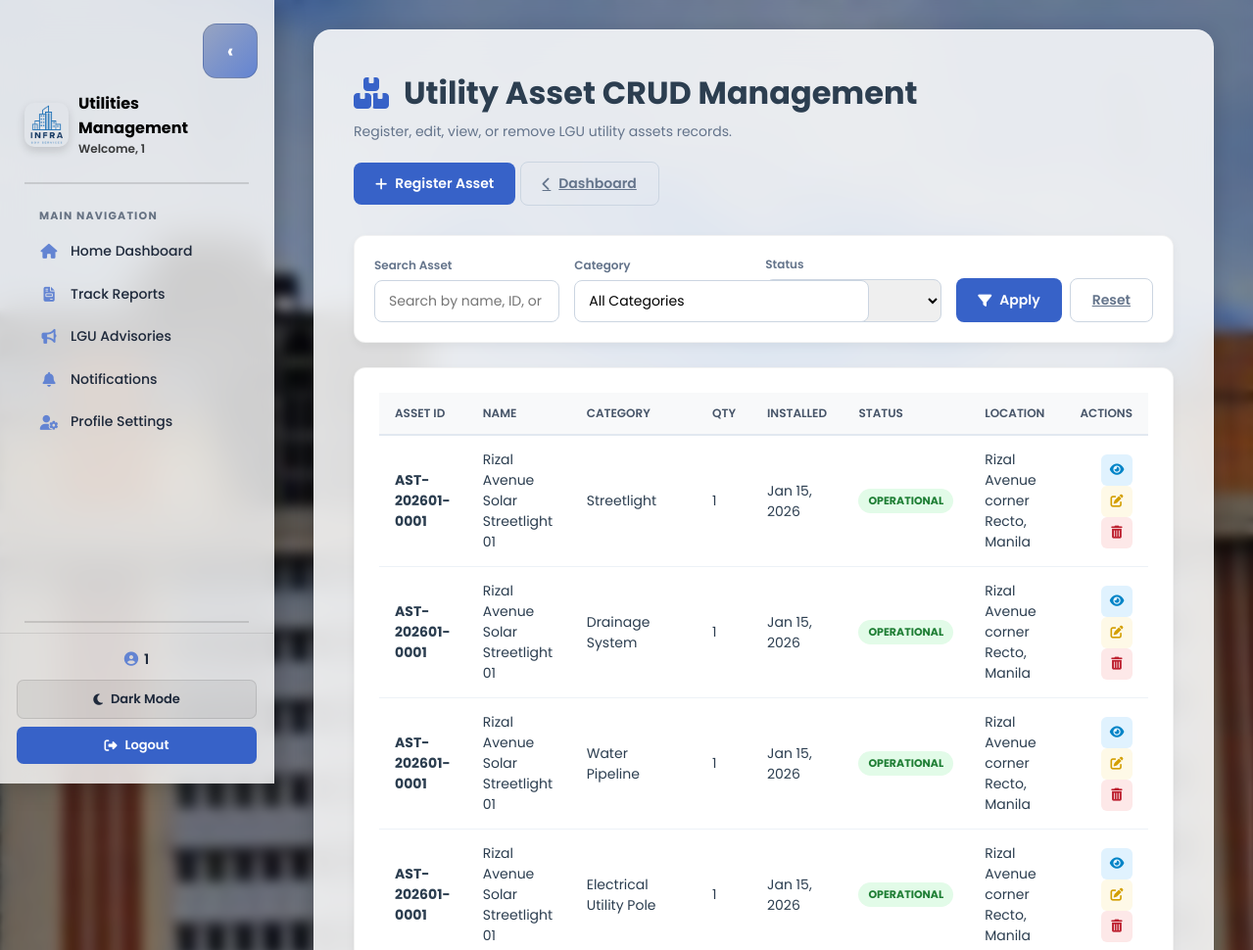
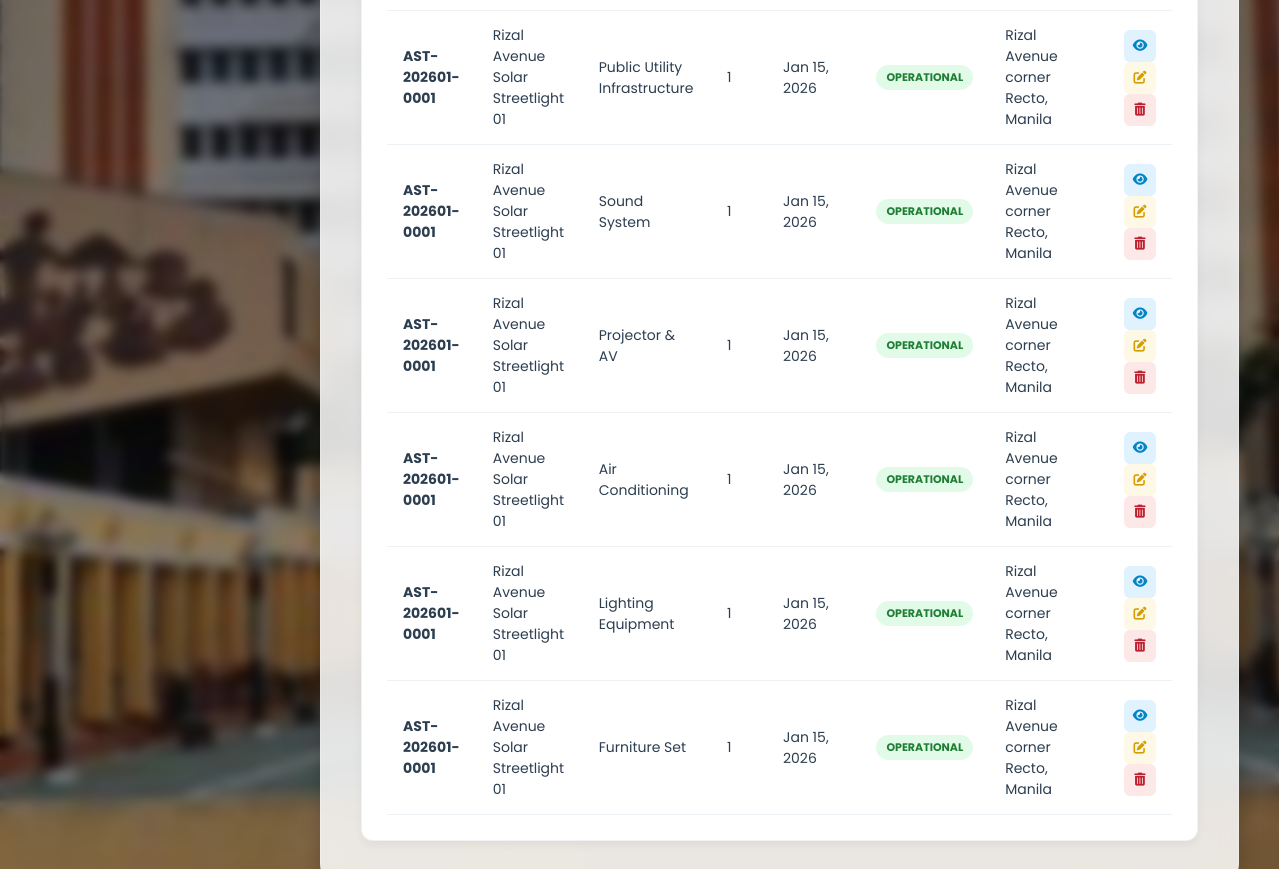
/assets_crud.php (signed in), run on the app's committed database (2 pictures, top to bottom).
### tables this page shows
CREATE TABLE `utility_assets` (
  `id` int(11) NOT NULL,
  `asset_id` varchar(50) NOT NULL,
  `name` varchar(100) NOT NULL,
  `asset_type_id` int(11) NOT NULL,
  `quantity` int(11) NOT NULL DEFAULT 1,
  `location` text NOT NULL,
  `latitude` decimal(10,8) DEFAULT NULL,
  `longitude` decimal(11,8) DEFAULT NULL,
  `date_installed` date NOT NULL,
  `condition_status` enum('Operational','Needs Inspection','Damaged','Under Maintenance') NOT NULL DEFAULT 'Operational',
  `description` text DEFAULT NULL,
  `responsible_office` varchar(100) DEFAULT NULL,
  `created_at` timestamp NOT NULL DEFAULT current_timestamp(),
  `updated_at` timestamp NOT NULL DEFAULT current_timestamp() ON UPDATE current_timestamp()
);

### assets_crud.php (the view, shortened to what this page needs)
<?php
require_once 'includes/db.php';
$search = trim($_GET['search'] ?? '');
$limit = 10;
$page = !empty($_GET['page']) ? max(1, intval($_GET['page'])) : 1;
$offset = ($page - 1) * $limit;
$conditions = [];
$params = [];
$whereClause = !empty($conditions) ? 'WHERE ' . implode(' AND ', $conditions) : '';
$query = "
    SELECT a.*, t.name as type_name, img.image_path
    FROM utility_assets a
    JOIN asset_types t ON a.asset_type_id = t.id
    LEFT JOIN (
        SELECT utility_asset_id, MAX(image_path) as image_path
        FROM asset_images
        GROUP BY utility_asset_id
    ) img ON a.id = img.utility_asset_id
    $whereClause
    ORDER BY a.asset_id ASC
    LIMIT $limit OFFSET $offset
";
$stmt = $pdo->prepare($query);
$stmt->execute($params);
$assetsList = $stmt->fetchAll();
?>
<!DOCTYPE html>
<html lang="en">
<head>
    <link rel="stylesheet" href="https://cdnjs.cloudflare.com/ajax/libs/font-awesome/6.4.0/css/all.min.css">
</head>
<body>
<?php include 'includes/utilities_sidebar.php'; ?>
<main class="main-content" id="mainContent">
    <div class="card">
        <div class="dashboard-header">
            <div>
                <h1><i class="fas fa-boxes"></i> Utility Asset CRUD Management</h1>
                <p style="color: #64748b; font-size: 14px; margin-top: 5px;">Register, edit, view, or remove LGU utility assets records.</p>
            </div>
            <div>
                <button class="btn btn-primary" onclick="openAddModal()"><i class="fas fa-plus"></i> Register Asset</button>
                <a href="assets_dashboard.php" class="btn btn-outline"><i class="fas fa-chevron-left"></i> Dashboard</a>
            </div>
        </div>
        <form method="GET" class="filter-container">
            <div class="form-group" style="flex: 2;">
                <label>Search Asset</label>
                <input type="text" name="search" class="form-control" placeholder="Search by name, ID, or location..." value="<?php echo htmlspecialchars($search); ?>">
            </div>
            <div class="form-group" style="position:relative;">
                <label>Category</label>
                <?php
                $selectedCategoryName = 'All Categories';
                ?>
                <div class="custom-select-container">
                    <input type="text" id="category-search-input" class="form-control" placeholder="Search category..." autocomplete="off" value="<?php echo htmlspecialchars($selectedCategoryName); ?>">
                </div>
            </div>
            <div class="form-group">
                <label>Status</label>
            </div>
            <div style="display: flex; gap: 8px;">
                <button type="submit" class="btn btn-primary"><i class="fas fa-filter"></i> Apply</button>
                <a href="assets_crud.php" class="btn btn-outline">Reset</a>
            </div>
        </form>
        <div class="table-section">
            <div class="table-container">
                <table>
                    <thead>
                        <tr>
                            <th>Asset ID</th>
                            <th>Name</th>
                            <th>Category</th>
                            <th>Qty</th>
                            <th>Installed</th>
                            <th>Status</th>
                            <th>Location</th>
                            <th style="text-align: right;">Actions</th>
                        </tr>
                    </thead>
                    <tbody>
                        <?php if (empty($assetsList)): ?>
                            <tr><td colspan="8" style="text-align: center; padding: 30px; color: #64748b;">No assets found matching filters.</td></tr>
                        <?php else: ?>
                            <?php foreach ($assetsList as $asset): ?>
                            <tr>
                                <td><strong><?php echo htmlspecialchars($asset['asset_id']); ?></strong></td>
                                <td><?php echo htmlspecialchars($asset['name']); ?></td>
                                <td><?php echo htmlspecialchars($asset['type_name']); ?></td>
                                <td><?php echo htmlspecialchars($asset['quantity']); ?></td>
                                <td><?php echo date('M d, Y', strtotime($asset['date_installed'])); ?></td>
                                <td>
                                    <span class="badge badge-<?php echo strtolower(str_replace(' ', '', $asset['condition_status'])); ?>">
                                        <?php echo htmlspecialchars($asset['condition_status']); ?>
                                    </span>
                                </td>
                                <td><?php echo htmlspecialchars($asset['location']); ?></td>
                                <td style="text-align: right;">
                                    <button class="btn-icon btn-icon-view" onclick='viewAsset(<?php echo json_encode($asset); ?>)' title="View Details"><i class="fas fa-eye"></i></button>
                                    <button class="btn-icon btn-icon-edit" onclick='editAsset(<?php echo json_encode($asset); ?>)' title="Edit Asset"><i class="fas fa-edit"></i></button>
                                    <button class="btn-icon btn-icon-delete" onclick="confirmDelete(<?php echo $asset['id']; ?>, '<?php echo htmlspecialchars($asset['asset_id']); ?>')" title="Delete"><i class="fas fa-trash-alt"></i></button>
                                </td>
                            </tr>
                            <?php endforeach; ?>
                        <?php endif; ?>
                    </tbody>
                </table>
            </div>
        </div>
    </div>
</main>
</body>
</html>

### includes/utilities_sidebar.php (shortened to what this page needs)
<?php
$userName  = htmlspecialchars($_SESSION['user_name'] ?? '', ENT_QUOTES, 'UTF-8');
$userType  = $_SESSION['user_type'] ?? '';
$currentPage = basename($_SERVER['PHP_SELF']);
function sidebarActive(string $page, string $current): string {
    return $page === $current ? ' active' : '';
}
?>
<nav class="sidebar-nav" id="sidebar-nav" role="navigation" aria-label="Utilities Navigation">
    <div class="sidebar-top">
        <button class="collapse-btn" id="collapse-btn" aria-label="Toggle sidebar" aria-pressed="false">&#8249;</button>
        <div class="site-logo">
            <img src="assets/images/logocityhall.png" alt="LGU Logo">
            <div class="logo-text">
                <h3>Utilities Management</h3>
                <p>Welcome, <?php echo $userName; ?></p>
            </div>
        </div>
        <div class="sidebar-divider"></div>
        <ul class="nav-list">
            <li class="nav-section-header">MAIN NAVIGATION</li>
            <?php if ($userType === 'employee'): ?>
            <li>
                <a href="utilities_dashboard.php" class="nav-link<?php echo sidebarActive('utilities_dashboard.php', $currentPage); ?>">
                    <i class="fas fa-tachometer-alt"></i>
                    <span class="link-label">Dashboard</span>
                </a>
            </li>
            <li>
                <a href="assets_dashboard.php" class="nav-link<?php echo $currentPage === 'assets_dashboard.php' ? ' active' : ''; ?>">
                    <i class="fas fa-chart-line"></i>
                    <span class="link-label">Asset Dashboard</span>
                </a>
            </li>
            <li>
                <a href="assets_crud.php" class="nav-link<?php echo ($currentPage === 'assets_crud.php' || (strpos($currentPage, 'assets_') === 0 && $currentPage !== 'assets_dashboard.php')) ? ' active' : ''; ?>">
                    <i class="fas fa-warehouse"></i>
                    <span class="link-label">Asset Inventory</span>
                </a>
            </li>
            <li>
                <a href="incidents_dashboard.php" class="nav-link<?php echo (strpos($currentPage, 'incidents_') === 0) ? ' active' : ''; ?>">
                    <i class="fas fa-bullhorn"></i>
                    <span class="link-label">Incident Reports</span>
                </a>
            </li>
            <li>
                <a href="maintenance_dashboard.php" class="nav-link<?php echo (strpos($currentPage, 'maintenance_') === 0) ? ' active' : ''; ?>">
                    <i class="fas fa-tools"></i>
                    <span class="link-label">Maintenance Coordination</span>
                </a>
            </li>
            <li>
                <a href="planning_dashboard.php" class="nav-link<?php echo (strpos($currentPage, 'planning_') === 0) ? ' active' : ''; ?>">
                    <i class="fas fa-map-marked-alt"></i>
                    <span class="link-label">Utility Planning</span>
                </a>
            </li>
            <li>
                <a href="energy_dashboard.php" class="nav-link<?php echo (strpos($currentPage, 'energy_') === 0) ? ' active' : ''; ?>">
                    <i class="fas fa-bolt"></i>
                    <span class="link-label">Energy Management</span>
                </a>
            </li>
            <li>
                <a href="external_asset_requests.php" class="nav-link<?php echo sidebarActive('external_asset_requests.php', $currentPage); ?>">
                    <i class="fas fa-exchange-alt"></i>
                    <span class="link-label">CPRF Asset Requests</span>
                </a>
            </li>
            <?php else: ?>
            <li>
                <a href="citizen.php" class="nav-link<?php echo sidebarActive('citizen.php', $currentPage); ?>">
                    <i class="fas fa-home"></i>
                    <span class="link-label">Home Dashboard</span>
                </a>
            </li>
            <li>
                <a href="citizen_reports.php" class="nav-link<?php echo sidebarActive('citizen_reports.php', $currentPage); ?>">
                    <i class="fas fa-file-invoice"></i>
                    <span class="link-label">Track Reports</span>
                </a>
            </li>
            <li>
                <a href="citizen_advisories.php" class="nav-link<?php echo sidebarActive('citizen_advisories.php', $currentPage); ?>">
                    <i class="fas fa-bullhorn"></i>
                    <span class="link-label">LGU Advisories</span>
                </a>
            </li>
            <li>
                <a href="citizen_notifications.php" class="nav-link<?php echo sidebarActive('citizen_notifications.php', $currentPage); ?>">
                    <i class="fas fa-bell"></i>
                    <span class="link-label">Notifications</span>
                </a>
            </li>
            <li>
                <a href="citizen_profile.php" class="nav-link<?php echo sidebarActive('citizen_profile.php', $currentPage); ?>">
                    <i class="fas fa-user-cog"></i>
                    <span class="link-label">Profile Settings</span>
                </a>
            </li>
            <?php endif; ?>
        </ul>
    </div>
    <div>
        <div class="sidebar-divider"></div>
        <div class="user-info">
            <div class="user-welcome"><i class="fas fa-user-circle" style="margin-right:6px; color:#6384d2;"></i><?php echo $userName; ?></div>
            <button class="theme-toggle-btn" onclick="toggleTheme()" style="margin-bottom: 8px;">
                <i class="fas fa-moon" id="theme-toggle-icon"></i> <span id="theme-toggle-text">Dark Mode</span>
            </button>
            <button class="logout-btn" onclick="confirmLogout()">
                <i class="fas fa-sign-out-alt"></i> Logout
            </button>
        </div>
    </div>
</nav>

### assets_crud.php (style rules this page uses)
.custom-select-container { position: relative; width: 100%; }
* { margin: 0; padding: 0; box-sizing: border-box; font-family: 'Poppins', sans-serif; }
body { min-height: 100vh; display: flex; background: url("assets/images/cityhall.jpeg") center/cover no-repeat fixed; position: relative; }
body::before { content: ""; position: absolute; top: 0; left: 0; width: 100%; height: 100%; backdrop-filter: blur(6px); background: rgba(0, 0, 0, 0.35); z-index: 0; }
.main-content { flex: 1; margin-left: 280px; padding: 30px 40px; transition: margin-left 0.25s ease; z-index: 1; position: relative; }
.card { width: 100%; max-width: 1700px; background: rgba(255, 255, 255, 0.85); backdrop-filter: blur(15px); border-radius: 18px; padding: 40px; color: #000; box-shadow: 0 6px 20px rgba(0,0,0,0.2); border: 1px solid rgba(255,255,255,0.25); }
.dashboard-header { display: flex; justify-content: space-between; align-items: center; margin-bottom: 30px; flex-wrap: wrap; gap: 20px; }
.dashboard-header h1 { color: #2c3e50; font-size: 32px; font-weight: 700; display: flex; align-items: center; gap: 15px; }
.dashboard-header h1 i { color: #3762c8; }
.filter-container { background: white; padding: 20px; border-radius: 12px; box-shadow: 0 4px 10px rgba(0,0,0,0.05); margin-bottom: 25px; display: flex; gap: 15px; flex-wrap: wrap; align-items: flex-end; border: 1px solid rgba(0,0,0,0.05); }
.form-group { display: flex; flex-direction: column; gap: 6px; flex: 1; min-width: 180px; }
.form-group label { font-size: 12px; font-weight: 600; color: #64748b; }
.form-control { padding: 10px 14px; border-radius: 8px; border: 1px solid #cbd5e1; font-size: 14px; outline: none; transition: border 0.3s; }
.btn { padding: 11px 22px; border-radius: 8px; font-weight: 600; font-size: 14px; border: none; cursor: pointer; transition: all 0.3s ease; display: inline-flex; align-items: center; gap: 8px; }
.btn-primary { background: #3762c8; color: white; }
.btn-outline { background: transparent; border: 1px solid #cbd5e1; color: #64748b; }
.table-section { background: white; border-radius: 12px; padding: 25px; box-shadow: 0 4px 10px rgba(0,0,0,0.05); border: 1px solid rgba(0,0,0,0.05); }
.table-container { overflow-x: auto; width: 100%; }
table { width: 100%; border-collapse: collapse; text-align: left; }
th { background: #f8f9fa; color: #475569; font-weight: 600; font-size: 12px; text-transform: uppercase; padding: 12px 16px; border-bottom: 2px solid #e2e8f0; }
td { padding: 14px 16px; border-bottom: 1px solid #edf2f7; font-size: 14px; color: #2c3e50; }
.badge { display: inline-block; padding: 4px 10px; border-radius: 99px; font-size: 11px; font-weight: 700; text-transform: uppercase; }
.badge-operational { background: #e2fbe8; color: #1e7e34; }
.btn-icon { width: 32px; height: 32px; border-radius: 6px; display: inline-flex; align-items: center; justify-content: center; border: none; cursor: pointer; font-size: 13px; transition: all 0.2s; text-decoration: none; }
.btn-icon-view { background: #e0f2fe; color: #0284c7; }
.btn-icon-edit { background: #fef9e7; color: #d39e00; }
.btn-icon-delete { background: #fde8e8; color: #bd2130; }

### data on the page
utility_assets: asset_id "AST-202601-0001", name "Rizal Avenue Solar Streetlight 01", type_name "Streetlight", quantity "1", date_installed "Jan 15, 2026", condition_status "OPERATIONAL", location "Rizal Avenue corner Recto, Manila", type_name "Drainage System", type_name "Water Pipeline", type_name "Electrical Utility Pole", type_name "Public Utility Infrastructure", type_name "Sound System", type_name "Projector & AV", type_name "Air Conditioning", type_name "Lighting Equipment", type_name "Furniture Set"

### other printed values
$userName "1"
